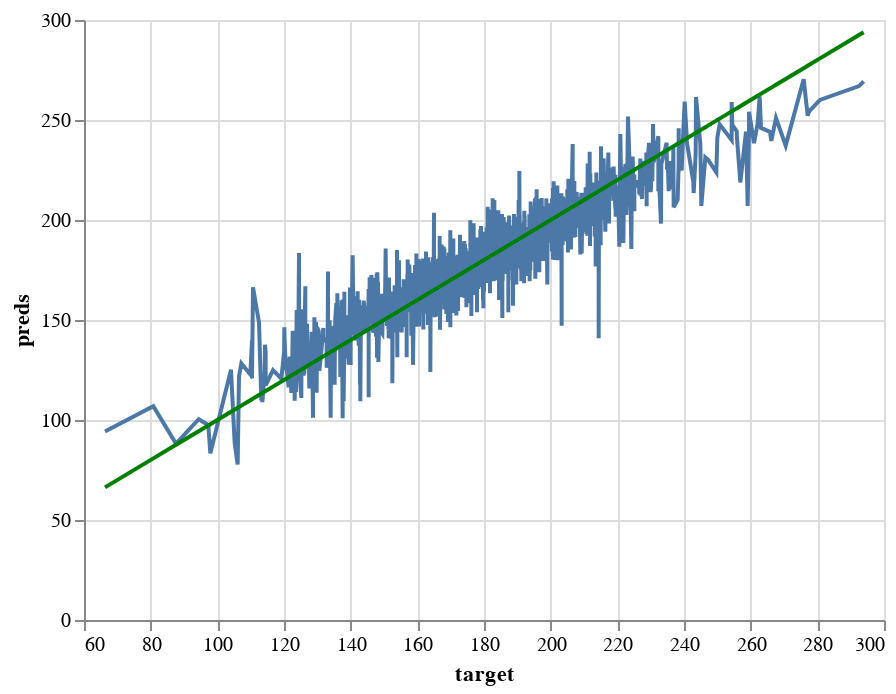

Notebook code for this chart:
### Code cell
# predictions vs target line charts on the train set
perfect_test_2 = alt.Chart(pd.DataFrame({'target': y_train_2, 'preds': y_train_2})).mark_line(color='green').encode(
    x='target',
    y='preds'
)

pred_chart_test_2 = alt.Chart(pd.DataFrame({'target': y_train_2, 'preds': y_train_preds_2})).mark_line().encode(
    x='target',
    y='preds'
  )

pred_chart_test_2 + perfect_test_2

### Figure 1 — Vega-Lite specification as saved in the notebook (floating-point values rounded to 4 significant figures; data arrays with more than 128 entries replaced by an {"elided": "..."} marker saying what was removed)
{"config": {"view": {"continuousWidth": 400, "continuousHeight": 300}}, "layer": [{"data": {"name": "data-1a2f628f1cdea2b83f9041d6af155440"}, "mark": "line", "encoding": {"x": {"field": "target", "type": "quantitative"}, "y": {"field": "preds", "type": "quantitative"}}}, {"data": {"name": "data-bf78e41ea337c5e97d8b2ba65c1ec9dc"}, "mark": {"type": "line", "color": "green"}, "encoding": {"x": {"field": "target", "type": "quantitative"}, "y": {"field": "preds", "type": "quantitative"}}}], "$schema": "https://vega.github.io/schema/vega-lite/v4.17.0.json", "datasets": {"data-1a2f628f1cdea2b83f9041d6af155440": {"elided": "1926 records"}, "data-bf78e41ea337c5e97d8b2ba65c1ec9dc": {"elided": "1926 records"}}}
